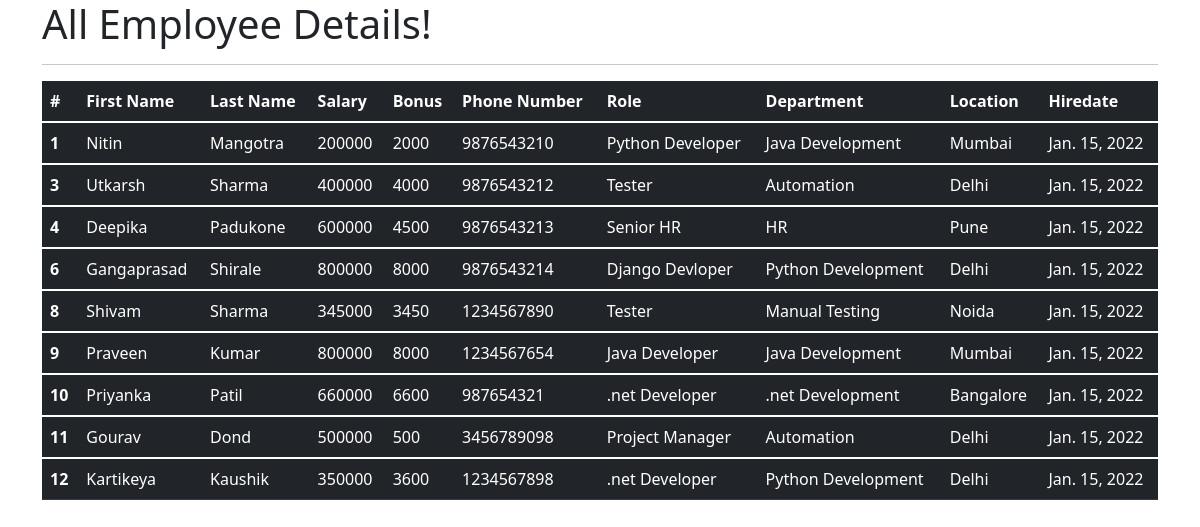
The page /all_emp on the database as committed earlier.
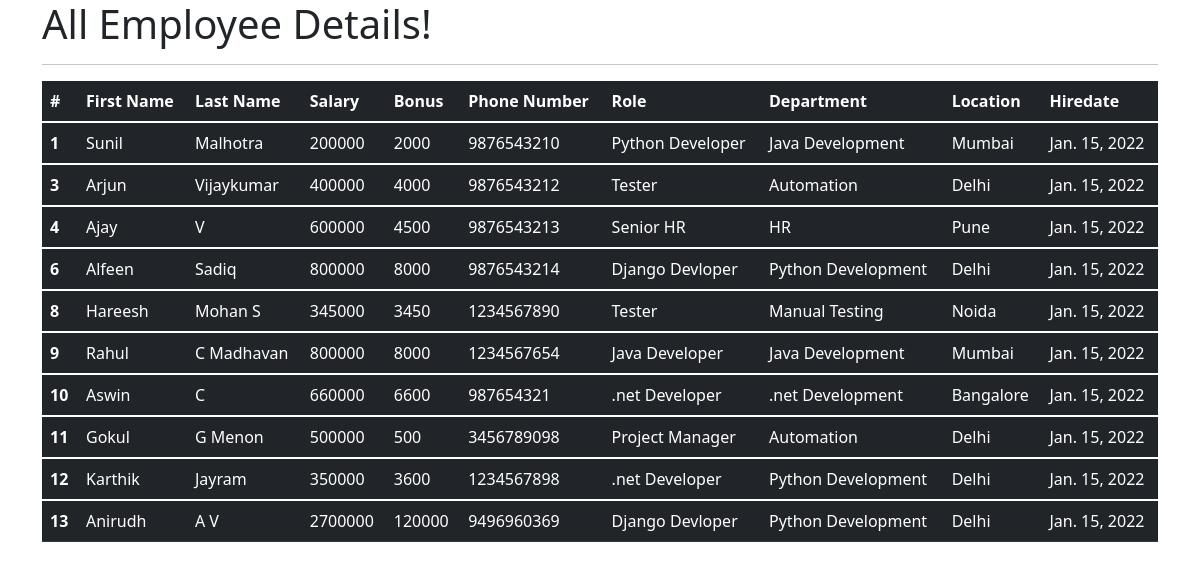
The same page on the database as committed later.
### emp_app/models.py (models this page shows, shortened)
class Employee(models.Model):
    first_name = models.CharField(max_length=100, null=False)
    last_name = models.CharField(max_length=100)
    dept = models.ForeignKey(Department, on_delete=models.CASCADE)
    salary = models.IntegerField(default=0)
    bonus = models.IntegerField(default=0)
    role = models.ForeignKey(Role, on_delete=models.CASCADE)
    phone = models.IntegerField(default=0)
    hire_date = models.DateField()
    def __str__(self):
        return "%s %s %s" %(self.first_name, self.last_name, self.phone)

class Role(models.Model):
    name = models.CharField(max_length=100, null=False)

class Department(models.Model):
    name = models.CharField(max_length=100,null=False)
    location = models.CharField(max_length=100)

### emp_app/views.py (the view)
# urls.py: path('all_emp', views.all_emp, name='all_emp'),
def all_emp(request):
    emps = Employee.objects.all()
    context = {
        'emps': emps
    }
    print(context)
    return render(request, 'view_all_emp.html', context)

### emp_app/templates/view_all_emp.html (shortened to what this page needs)
<!DOCTYPE html>
<html lang="en">
<head>
  <link href="https://cdn.jsdelivr.net/npm/bootstrap@5.1.3/dist/css/bootstrap.min.css" rel="stylesheet">
</head>
  <body>
  <div class="container">
          <h1>All Employee Details!</h1>
      <hr>
     <table class="table table-dark">
  <thead>
    <tr>
      <th scope="col">#</th>
      <th scope="col">First Name</th>
      <th scope="col">Last Name</th>
      <th scope="col">Salary</th>
      <th scope="col">Bonus</th>
      <th scope="col">Phone Number</th>
      <th scope="col">Role</th>
      <th scope="col">Department</th>
      <th scope="col">Location</th>
      <th scope="col">Hiredate</th>
    </tr>
  </thead>
         {% for emp in emps %}
  <tbody>
    <tr>
      <th scope="row">{{emp.id}}</th>
      <td>{{emp.first_name}}</td>
      <td>{{emp.last_name}}</td>
      <td>{{emp.salary}}</td>
      <td>{{emp.bonus}}</td>
      <td>{{emp.phone}}</td>
      <td>{{emp.role.name}}</td>
      <td>{{emp.dept.name}}</td>
      <td>{{emp.dept.location}}</td>
      <td>{{emp.hire_date}}</td>
    </tr>
  </tbody>
         {% endfor %}
</table>
  </div>
  </body>
</html>

Rows that differ between the two databases and show on the page:
changed Employee "Python Developer": first_name "Nitin" → "Sunil"; last_name "Mangotra" → "Malhotra"
changed Employee id 3: first_name "Utkarsh" → "Arjun"; last_name "Sharma" → "Vijaykumar"
changed Employee "Senior HR": first_name "Deepika" → "Ajay"; last_name "Padukone" → "V"
changed Employee id 6: first_name "Gangaprasad" → "Alfeen"; last_name "Shirale" → "Sadiq"
changed Employee "Manual Testing": first_name "Shivam" → "Hareesh"; last_name "Sharma" → "Mohan S"
changed Employee "Java Developer": first_name "Praveen" → "Rahul"; last_name "Kumar" → "C Madhavan"
changed Employee ".net Development": first_name "Priyanka" → "Aswin"; last_name "Patil" → "C"
changed Employee "Project Manager": first_name "Gourav" → "Gokul"; last_name "Dond" → "G Menon"
changed Employee id 12: first_name "Kartikeya" → "Karthik"; last_name "Kaushik" → "Jayram"
added Employee: id "13", first_name "Anirudh", last_name "A V", salary "2700000", bonus "120000", phone "9496960369", role.name "Django Devloper", dept.name "Python Development", dept.location "Delhi", hire_date "Jan. 15, 2022"
